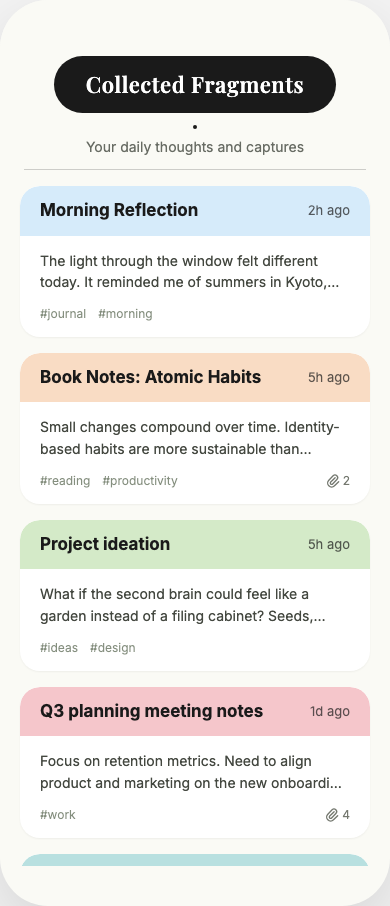
#> input picture design-docs/inbox-mockups/mockup-ref-image.png, 390 x 906 px
$ python -i share_cards.py   (imports and definitions only)
#> lines starting #> are read from the running program, lines starting #| are printed output that depends on the picture
#> further down, picture is the input picture: PIL image 390x906 RGB; mean R, G, B 230.7, 229.9, 226.3
from __future__ import annotations

import json
import random
from collections.abc import Mapping, Sequence
from datetime import datetime
from io import BytesIO
from typing import Any

try:
    from PIL import Image, ImageDraw, ImageFilter, ImageFont
except ImportError:
    Image = ImageDraw = ImageFilter = ImageFont = None  # type: ignore[assignment]

from app.schemas import InsightShareCardMetricOut, InsightShareCardOut

# Render at 2x then downscale for anti-aliasing
_SCALE = 2
CARD_WIDTH = 600 * _SCALE  # 1200px output
CARD_PADDING = 44 * _SCALE

_THEMES: dict[str, dict[str, str]] = {
    "trend": {
        "background": "#F5F3ED",
        "surface": "#FFFFFF",
        "surface_alt": "rgba(0,0,0,0.03)",
        "primary": "#1A4A3A",
        "accent": "#1A4A3A",
        "text": "#0A0A0A",
        "muted": "#555555",
        "outline": "#E5E2DB",
    },
    "connection": {
        "background": "#F5F3ED",
        "surface": "#FFFFFF",
        "surface_alt": "rgba(0,0,0,0.03)",
        "primary": "#2C3E8C",
        "accent": "#2C3E8C",
        "text": "#0A0A0A",
        "muted": "#555555",
        "outline": "#E5E2DB",
    },
    "gap": {
        "background": "#F5F3ED",
        "surface": "#FFFFFF",
        "surface_alt": "rgba(0,0,0,0.03)",
        "primary": "#8B6914",
        "accent": "#8B6914",
        "text": "#0A0A0A",
        "muted": "#555555",
        "outline": "#E5E2DB",
    },
    "opportunity": {
        "background": "#F5F3ED",
        "surface": "#FFFFFF",
        "surface_alt": "rgba(0,0,0,0.03)",
        "primary": "#5B2D8E",
        "accent": "#5B2D8E",
        "text": "#0A0A0A",
        "muted": "#555555",
        "outline": "#E5E2DB",
    },
    "report": {
        "background": "#F5F3ED",
        "surface": "#FFFFFF",
        "surface_alt": "rgba(0,0,0,0.03)",
        "primary": "#2C2C2C",
        "accent": "#2C2C2C",
        "text": "#0A0A0A",
        "muted": "#555555",
        "outline": "#E5E2DB",
    },
}


# [5 lines left out: function _pick_theme, not called in this run]


def _as_text(value: object, default: str = "") -> str:
    text = str(value or default).strip()
    return text


# [4 lines left out: function _get_field, not called in this run]


def _percent_label(value: float) -> str:
    return f"{round(max(0.0, min(value, 1.0)) * 100)}%"


# [137 lines left out: functions _truncate, _normalize_metrics, build_share_card_payload, extract_share_card_payload, build_share_card_model, _load_font, not called in this run]


def _hex_to_rgb(hex_color: str) -> tuple[int, int, int]:
    h = hex_color.lstrip("#")
    return tuple(int(h[i : i + 2], 16) for i in (0, 2, 4))


def _apply_noise_texture(image: Image.Image, opacity: float = 0.04) -> None:
    """Add subtle noise texture for magazine/paper feel."""
#> called with opacity = 0.04
    noise = Image.new("L", image.size)
#> noise: PIL image 390x906 L; every value is 0
    rng = random.Random(42)
    pixels = noise.load()
    # Sparse noise for performance
    for y in range(0, image.size[1], 2):
        for x in range(0, image.size[0], 2):
            val = rng.randint(0, 255)
            pixels[x, y] = val
            if x + 1 < image.size[0]:
                pixels[x + 1, y] = val
            if y + 1 < image.size[1]:
                pixels[x, y + 1] = val
                if x + 1 < image.size[0]:
                    pixels[x + 1, y + 1] = val
    noise = noise.filter(ImageFilter.GaussianBlur(radius=1))
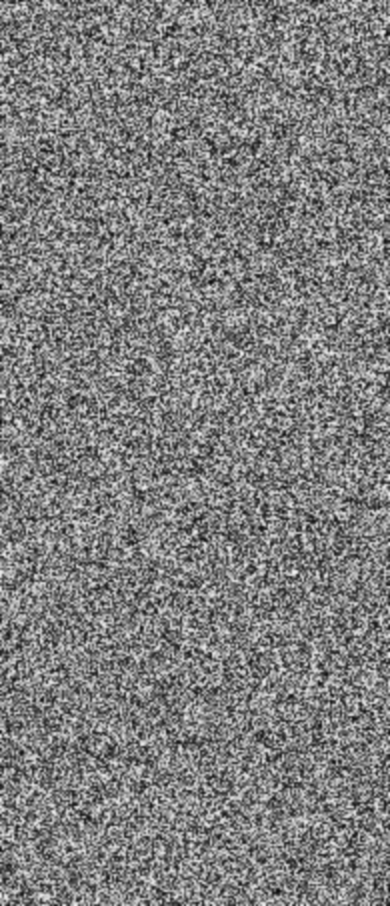
#> noise: PIL image 390x906 L; min 13, max 241, mean 127.1
    noise_rgba = Image.new("RGBA", image.size, (128, 128, 128, 0))
    noise_data = noise.load()
    rgba_data = noise_rgba.load()
    alpha = int(255 * opacity)
    for y in range(image.size[1]):
        for x in range(image.size[0]):
            v = noise_data[x, y]
            rgba_data[x, y] = (v, v, v, alpha)
    image_rgba = image.convert("RGBA")
    image_rgba = Image.alpha_composite(image_rgba, noise_rgba)
    image.paste(image_rgba.convert("RGB"))


def _measure_text(draw: ImageDraw.ImageDraw, text: str, font: ImageFont.ImageFont) -> tuple[int, int]:
    left, top, right, bottom = draw.textbbox((0, 0), text, font=font)
    return right - left, bottom - top


# [98 lines left out: functions _is_cjk, _tokenize_for_wrap, _wrap_text, _draw_wrapped_text, not called in this run]


def _draw_accent_bar(draw: ImageDraw.ImageDraw, x: int, y: int, width: int, color: str) -> None:
    """Draw a horizontal accent bar (Swiss International Style)."""
    draw.rectangle((x, y, x + width, y + 6 * _SCALE), fill=color)


# [256 lines left out: functions _draw_bg_block, render_share_card_png, not called in this run]

>>> from PIL import Image
>>> picture = Image.open('../../../../design-docs/inbox-mockups/mockup-ref-image.png')
>>> result = _apply_noise_texture(picture)

$ run again, on design-docs/inbox-mockups/mockup-color-header.png
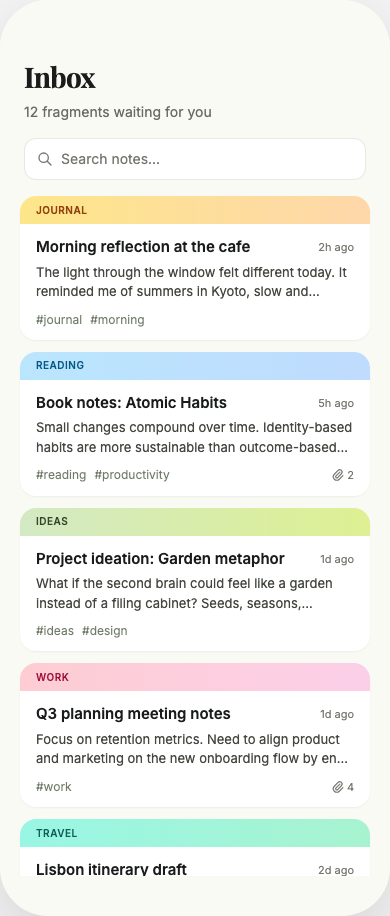
#> input picture design-docs/inbox-mockups/mockup-color-header.png, 390 x 916 px
#> picture is the input picture: PIL image 390x916 RGB; mean R, G, B 238.6, 240.5, 235.4
#> in _apply_noise_texture, `noise = noise.filter(ImageFilter.GaussianBlur(radius=1))`:
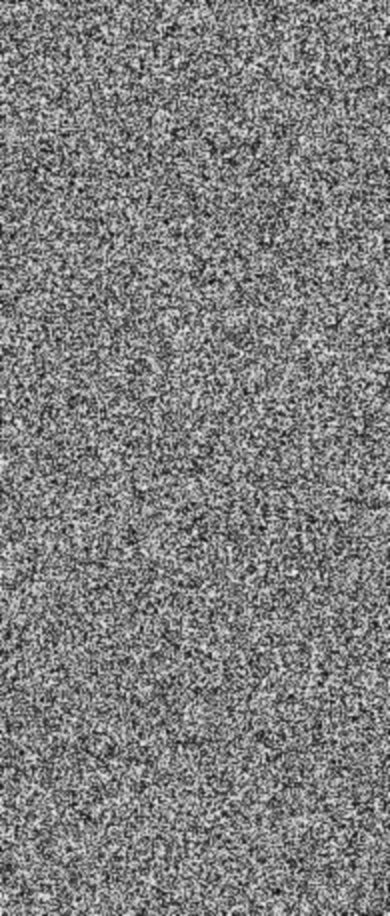
#> noise: PIL image 390x916 L; min 13, max 241, mean 127.1

$ run again, on design-docs/inbox-mockups/mockup-soft-pastel.png
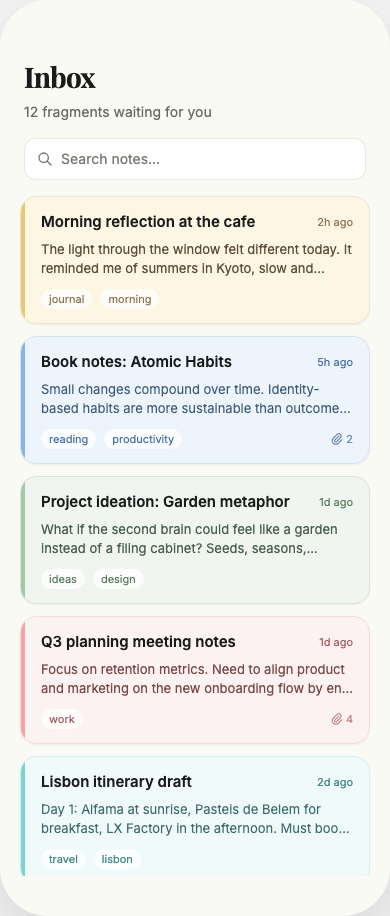
#> input picture design-docs/inbox-mockups/mockup-soft-pastel.png, 390 x 916 px
#> picture is the input picture: PIL image 390x916 RGB; mean R, G, B 237.8, 238.4, 234.7
#> in _apply_noise_texture, `noise = noise.filter(ImageFilter.GaussianBlur(radius=1))`:
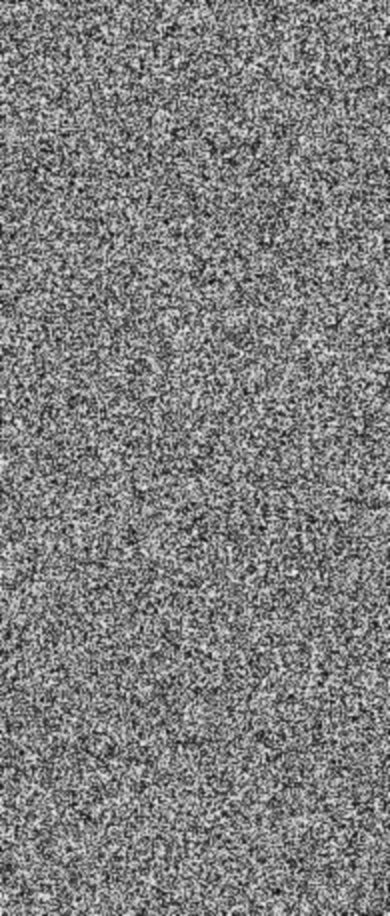
#> noise: PIL image 390x916 L; min 13, max 241, mean 127.1

$ run again, on design-docs/inbox-mockups/real-color-header.png
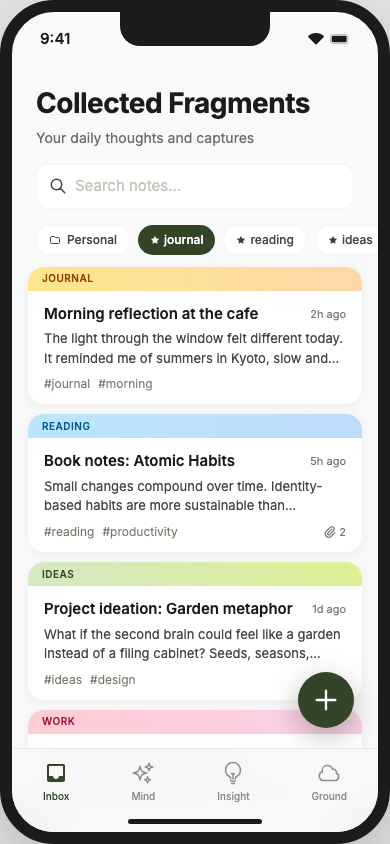
#> input picture design-docs/inbox-mockups/real-color-header.png, 390 x 844 px
#> picture is the input picture: PIL image 390x844 RGB; mean R, G, B 213.9, 214.1, 211.3
#> in _apply_noise_texture, `noise = noise.filter(ImageFilter.GaussianBlur(radius=1))`:
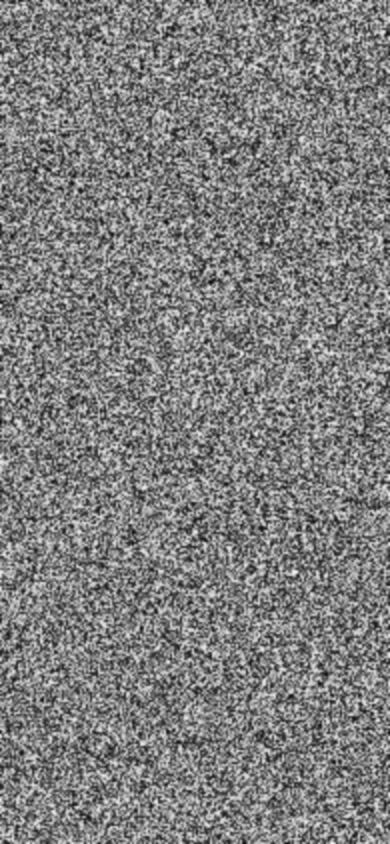
#> noise: PIL image 390x844 L; min 14, max 242, mean 127.1
